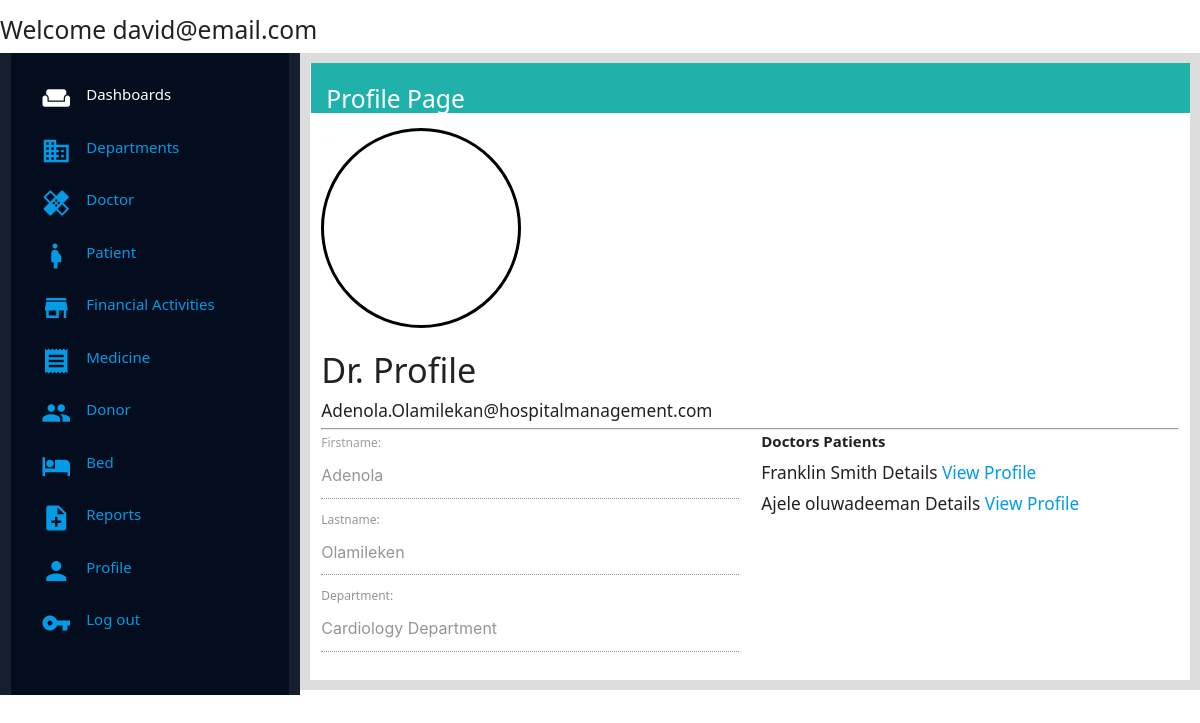
/management/profile_page/ (signed in), run on an earlier commit of the app's database.
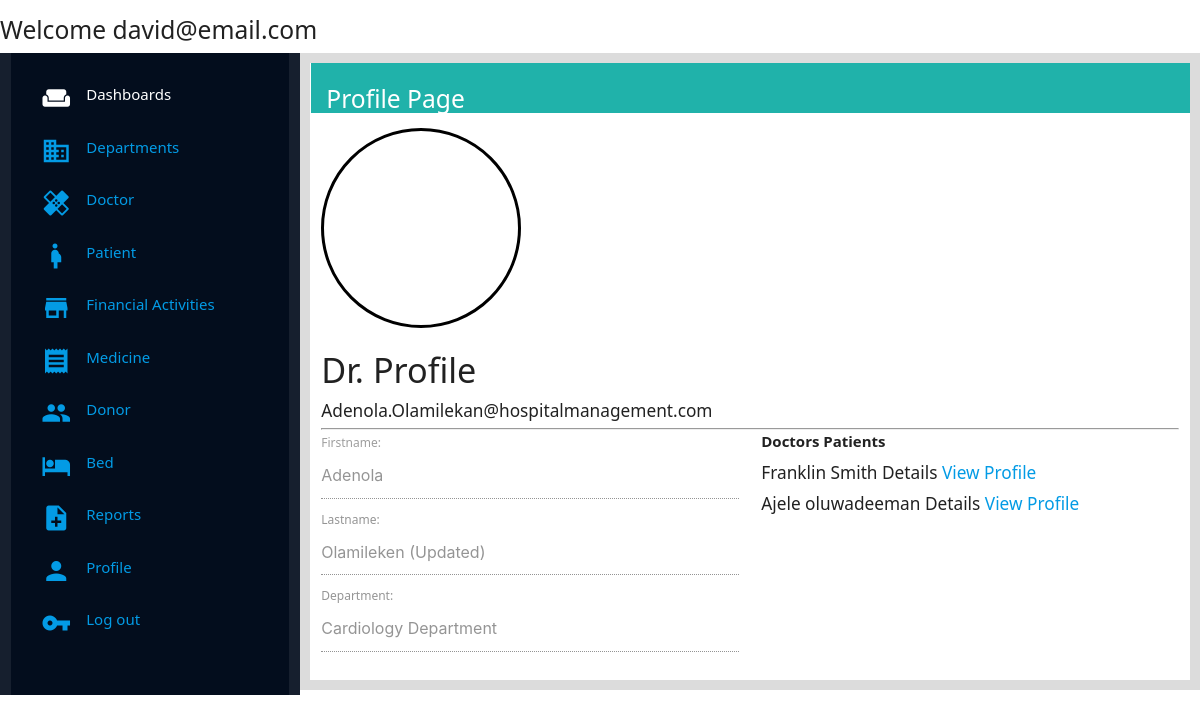
And on a later commit of the database.
### management/models.py (models this page shows)
class Doctor(models.Model):
    Doctor_user_instance = models.OneToOneField(User,on_delete=models.CASCADE,null=True, blank=True)
    Doctor_firstname = models.CharField(max_length=250, null=True,blank=True)
    Doctor_lastname = models.CharField(max_length=250, null=True,blank=True)
    Doctor_gender = models.CharField(max_length=25, choices=GENDER, default="UNDECIDED")
    Doctor_department = models.ForeignKey(Department,on_delete=models.CASCADE, related_name="doctor_department", null=True, blank=True)
    Doctor_specialization = models.CharField(max_length=250, null=True, blank=True)
    Doctor_phone_number = models.CharField(max_length=250, null=True, blank=True)
    Doctor_email_address = models.EmailField(default="firstname.lastname@hospitalmanagement.com", null=True, blank=True)
    Doctor_location = models.CharField(max_length=250,null=True, blank=True)
    def __str__(self):
        return "Dr. Profile"

class Department(models.Model):
    Department_name = models.CharField(max_length=250, unique=True, blank=True, null=True)
    Department_details = models.TextField(max_length=1000, null=True, blank=True)
    def __str__(self):
        return self.Department_name + " Department"

### management/views.py (the view)
# urls.py: path('profile_page/',views.profile_page, name="profile_page"),
@login_required(login_url=welcome_page)
def profile_page(request):
    profile_details = Doctor.objects.get(Doctor_user_instance=request.user)
    doctors_patient = Patient.objects.filter(Patient_doctor=profile_details)
    print(doctors_patient)
    context = {
        'doctors_patient':doctors_patient,
        'profile_details':profile_details
    }
    return render(request,'management/Pages/profile_page.html', context)

### management/models.py (called while the page is built)
    def __str__(self):
        return self.Patient_lastname +" " + self.Patient_firstname + " Details"

### management/templates/management/Pages/profile_page.html
{% extends 'management/index.html' %}
{% load static %}
{% block content %}
<div class="wrapper">
    <div class="title-holder">
        <h5 class="title">Profile Page</h5>
    </div>
    <div class="profile-details">
        <div class="image-holder">
        </div>
        <div class="profile-text">
            <h4>{{profile_details}}</h4>
            <h6>{{profile_details.Doctor_email_address}}</h6>
            <hr>
            <div class="row">
                <div class="col l6">
                    <label for="firstname">Firstname:</label>
                    <input type="text" name="firstname" id="firstname" value="{{profile_details.Doctor_firstname}}" disabled>
                    <label for="firstname">Lastname:</label>
                    <input type="text" name="lastname" id="lastname" value="{{profile_details.Doctor_lastname}}" disabled>
                    <label for="department">Department:</label>
                    <input type="text" name="department" id="department" value="{{profile_details.Doctor_department}}" disabled>
                </div>
                <div class="col l6">
                    <b>Doctors Patients</b>
                    {% for patients in doctors_patient %}
                    <h6>{{patients}} <a href="{% url 'detailed_patient_page' patients.id %}">View Profile</a></h6>
                    {% endfor %}
                </div>
            </div>
        </div>
    </div>
</div>
{% endblock content %}

What changed in the data, as far as the page shows it:
changed Doctor "Adenola.Olamilekan@hospitalmanagement.com": lastname "Olamileken" → "Olamileken (Updated)"
